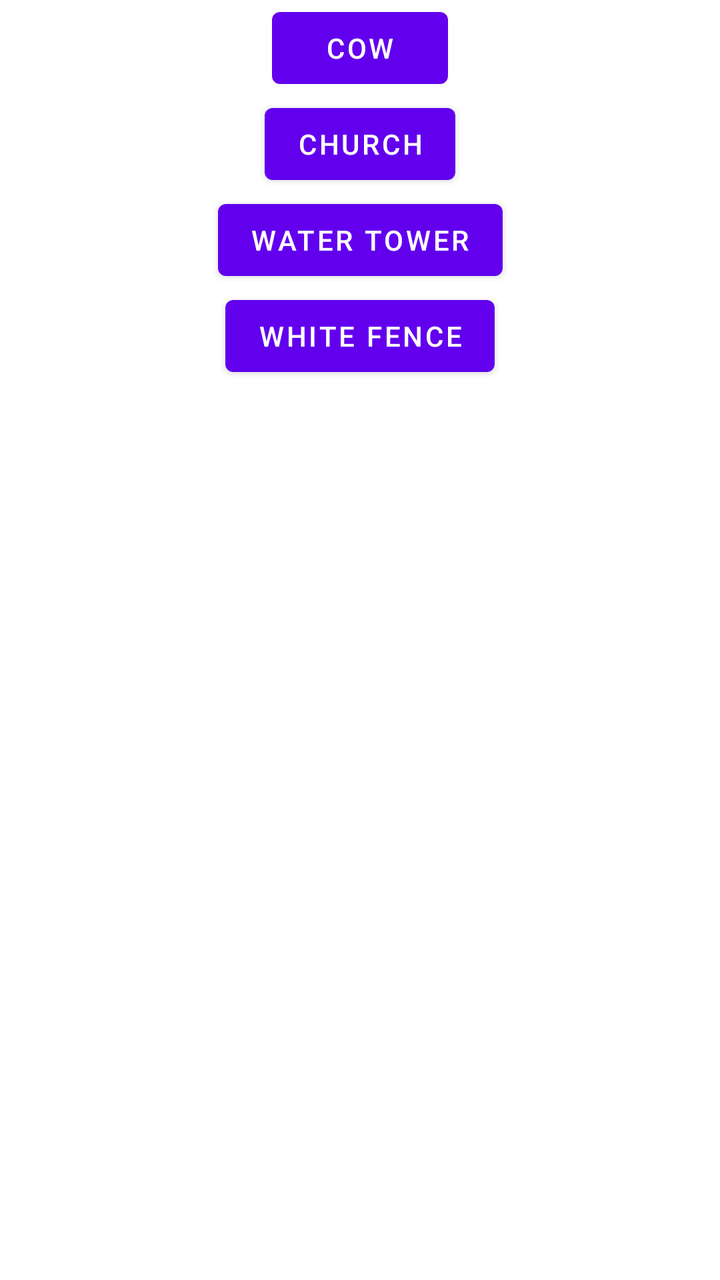
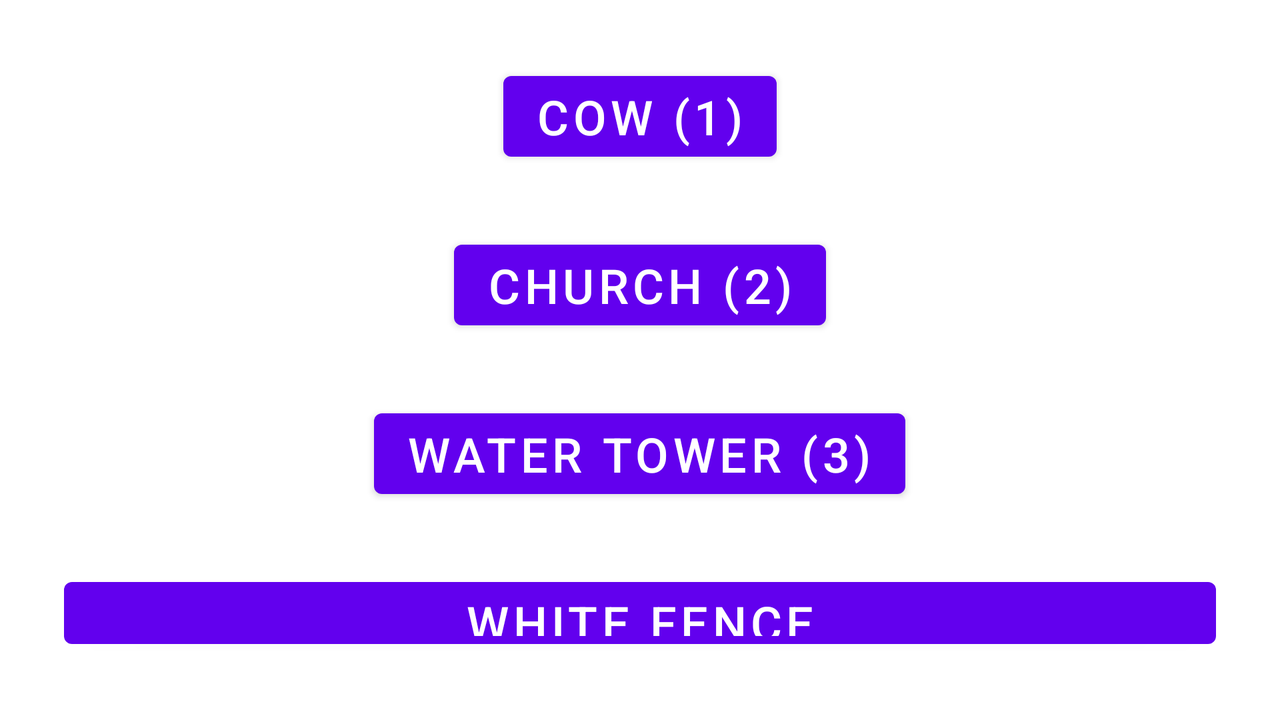

One screen, two layout resources from the same app: the default and the repository's alternative for another configuration. Each is rendered where Android would select it; the XML of both is given below.
<!-- AndroidManifest.xml: application theme Theme.CowCow -->
<!-- res/layout/fragment_game.xml -->
<?xml version="1.0" encoding="utf-8"?>
<androidx.constraintlayout.widget.ConstraintLayout
    xmlns:android="http://schemas.android.com/apk/res/android"
    xmlns:app="http://schemas.android.com/apk/res-auto"
    xmlns:tools="http://schemas.android.com/tools"
    android:layout_width="match_parent"
    android:layout_height="match_parent"
    tools:context=".gameFragments.GameFragment">

    
    <Button
        android:id="@+id/cowButton"
        android:layout_width="wrap_content"
        android:layout_height="wrap_content"
        android:text="Cow"
        app:layout_constraintTop_toTopOf="parent"
        app:layout_constraintStart_toStartOf="parent"
        app:layout_constraintEnd_toEndOf="parent" />

    <Button
        android:id="@+id/churchButton"
        android:layout_width="wrap_content"
        android:layout_height="wrap_content"
        android:text="Church"
        app:layout_constraintTop_toBottomOf="@id/cowButton"
        app:layout_constraintStart_toStartOf="parent"
        app:layout_constraintEnd_toEndOf="parent" />

    <Button
        android:id="@+id/waterTowerButton"
        android:layout_width="wrap_content"
        android:layout_height="wrap_content"
        android:text="Water Tower"
        app:layout_constraintTop_toBottomOf="@id/churchButton"
        app:layout_constraintStart_toStartOf="parent"
        app:layout_constraintEnd_toEndOf="parent" />

    <Button
        android:id="@+id/whiteFenceButton"
        android:layout_width="wrap_content"
        android:layout_height="wrap_content"
        android:text="White Fence"
        app:layout_constraintTop_toBottomOf="@id/waterTowerButton"
        app:layout_constraintStart_toStartOf="parent"
        app:layout_constraintEnd_toEndOf="parent" />
</androidx.constraintlayout.widget.ConstraintLayout>
<!-- resources referenced by this layout -->
<resources>
  <style name="Theme.CowCow" parent="Theme.MaterialComponents.DayNight.NoActionBar">
          
          <item name="android:windowNoTitle">true</item>
          <item name="android:windowFullscreen">true</item>
          <item name="android:windowActionBar">false</item>
          <item name="windowActionBar">false</item>
          
          <item name="colorPrimary">@color/colorPrimary</item>
          <item name="colorPrimaryVariant">@color/colorPrimaryVariant</item>
          <item name="colorOnPrimary">@color/colorOnPrimary</item>
          <item name="colorSecondary">@color/colorSecondary</item>
          <item name="colorSecondaryVariant">@color/colorSecondaryVariant</item>
          <item name="colorOnSecondary">@color/colorOnSecondary</item>
      </style>
  <color name="colorPrimary">#6200EE</color>
  <color name="colorPrimaryVariant">#3700B3</color>
  <color name="colorOnPrimary">#FFFFFF</color>
  <color name="colorSecondary">#03DAC6</color>
  <color name="colorSecondaryVariant">#018786</color>
  <color name="colorOnSecondary">#000000</color>
</resources>
<!-- res/layout-land/fragment_game.xml (the repository's variant of the layout above) -->
<!-- drawn on the phone turned sideways -->
<?xml version="1.0" encoding="utf-8"?>
<RelativeLayout xmlns:android="http://schemas.android.com/apk/res/android"
    android:layout_width="match_parent"
    android:layout_height="match_parent"
    android:padding="16dp">

    
    <Button
        android:id="@+id/cowButton"
        android:layout_width="wrap_content"
        android:layout_height="wrap_content"
        android:text="Cow (1)"
        android:textSize="24sp"
        android:layout_margin="16dp"
        android:layout_alignParentTop="true"
        android:layout_centerHorizontal="true"/>

    
    <Button
        android:id="@+id/churchButton"
        android:layout_width="wrap_content"
        android:layout_height="wrap_content"
        android:text="Church (2)"
        android:textSize="24sp"
        android:layout_below="@id/cowButton"
        android:layout_centerHorizontal="true"
        android:layout_margin="16dp"/>

    
    <Button
        android:id="@+id/waterTowerButton"
        android:layout_width="wrap_content"
        android:layout_height="wrap_content"
        android:text="Water Tower (3)"
        android:textSize="24sp"
        android:layout_below="@id/churchButton"
        android:layout_centerHorizontal="true"
        android:layout_margin="16dp"/>

    
    <Button
        android:id="@+id/whiteFenceButton"
        android:layout_width="match_parent"
        android:layout_height="wrap_content"
        android:text="White Fence"
        android:textSize="24sp"
        android:layout_below="@id/waterTowerButton"
        android:layout_margin="16dp"/>

</RelativeLayout>
